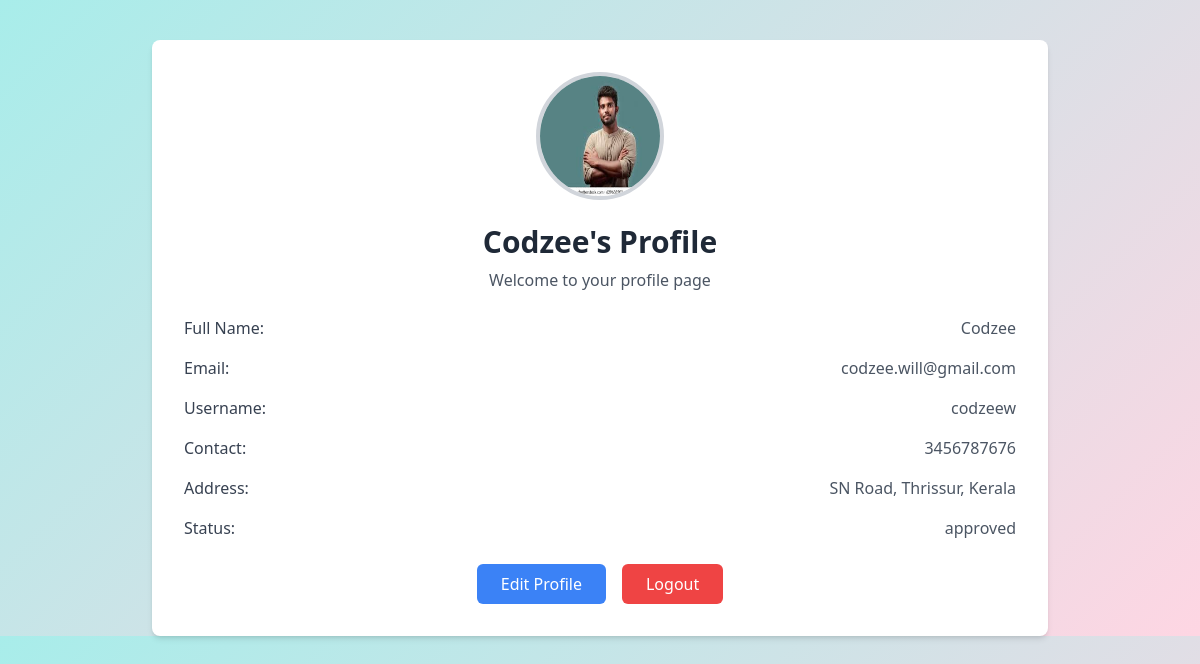
Screenshot of /profile/ (signed in) with the database file from the repository.
### fapk/models.py (models this page shows)
class usereg(models.Model):
    firstName=models.CharField(max_length=100)
    lastName=models.CharField(max_length=100)
    contact=models.CharField(max_length=10)
    address=models.CharField(max_length=200)
    username=models.CharField(max_length=100)
    email=models.EmailField(unique=True)
    password=models.CharField(max_length=10)
    confirmPassword=models.CharField(max_length=10)
    status=models.CharField(max_length=50)
    check_password=models.CharField(max_length=100)
    image=models.ImageField(upload_to='image/',blank=True,null=True)

### fapk/views.py (the view)
# urls.py: path('profile/',views.profile,name='profile'),
def profile(request):
    email=request.session.get('email')
    if email:
        user=usereg.objects.get(email=email)
        return render(request,'profile.html',{'user':user})
    return render(request,'login.html')

### fapk/templates/profile.html (shortened to what this page needs)
<!DOCTYPE html>
<html lang="en">
<head>
    <script src="https://cdn.tailwindcss.com"></script>
</head>
<body class="bg-gray-100 font-sans antialiased">
    <div class="max-w-4xl mx-auto p-8 bg-white rounded-lg shadow-md mt-10">
        <div class="flex justify-center">
            <img class="w-32 h-32 rounded-full border-4 border-gray-300"
                src="{% if user.image %}{{ user.image.url }}{% else %}https://via.placeholder.com/150{% endif %}" alt="Profile Image">
        </div>
        <div class="mt-6 text-center">
            <h1 class="text-3xl font-semibold text-gray-800">{{ user.firstName }}'s Profile</h1>
            <p class="mt-2 text-gray-600">Welcome to your profile page</p>
        </div>
        <div class="mt-6 space-y-4">
            <div class="flex justify-between">
                <span class="font-medium text-gray-700">Full Name:</span>
                <span class="text-gray-600">{{ user.firstName }}</span>
            </div>
            <div class="flex justify-between">
                <span class="font-medium text-gray-700">Email:</span>
                <span class="text-gray-600">{{ user.email }}</span>
            </div>
            <div class="flex justify-between">
                <span class="font-medium text-gray-700">Username:</span>
                <span class="text-gray-600">{{ user.username }}</span>
            </div>
            <div class="flex justify-between">
                <span class="font-medium text-gray-700">Contact:</span>
                <span class="text-gray-600">{{ user.contact }}</span>
            </div>
            <div class="flex justify-between">
                <span class="font-medium text-gray-700">Address:</span>
                <span class="text-gray-600">{{ user.address }}</span>
            </div>
            <div class="flex justify-between">
                <span class="font-medium text-gray-700">Status:</span>
                <span class="text-gray-600">{{ user.status }}</span>
            </div>
        </div>
        <div class="mt-6 flex justify-center space-x-4">
            <a href="/edit_profile/" class="px-6 py-2 bg-blue-500 text-white rounded-md hover:bg-blue-600 transition">Edit Profile</a>
            <a href="{% url 'logout' %}" class="px-6 py-2 bg-red-500 text-white rounded-md hover:bg-red-600 transition">Logout</a>
        </div>
    </div>
</body>
</html>

### fapk/templates/profile.html (style rules this page uses)
body { background: linear-gradient(135deg, #a8edea, #fed6e3); }

### rows the page displays
usereg: image (picture), firstName "Codzee", email "codzee.will@gmail.com", username "codzeew", contact "3456787676", address "SN Road, Thrissur, Kerala", status "approved"
